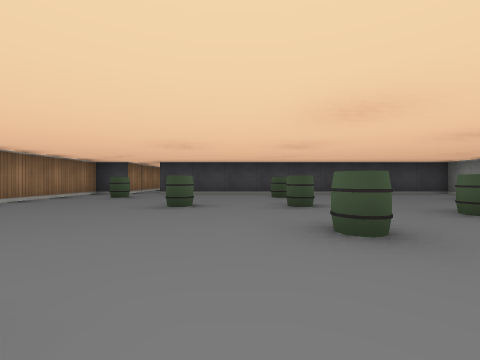
[1] (above)

19 first-person views from a walk through a cub3D ray-caster map. The camera is about half as high as the walls, looks level and sees 90° across. The floor is counted in squares. Each view is taken from the middle of a square. On the plan, view 1 faces up. The plan holds only what a view shows up to about 9 squares ahead; the rest is blank.

[2]
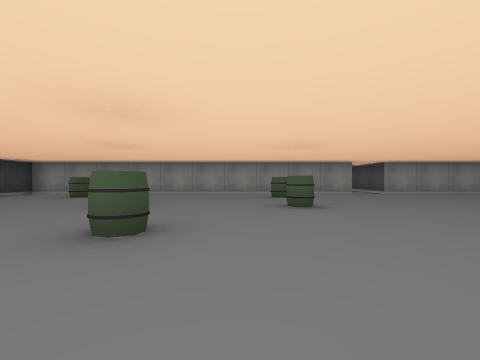

[3]
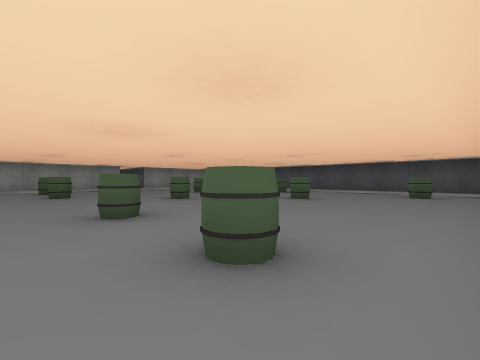

[4]
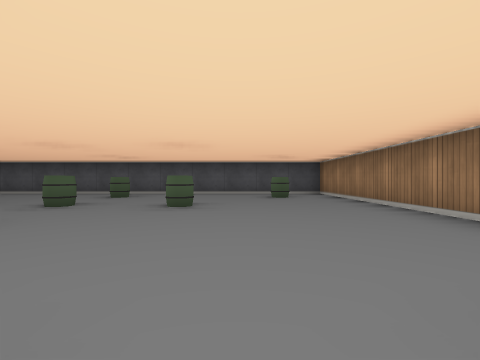

[5]
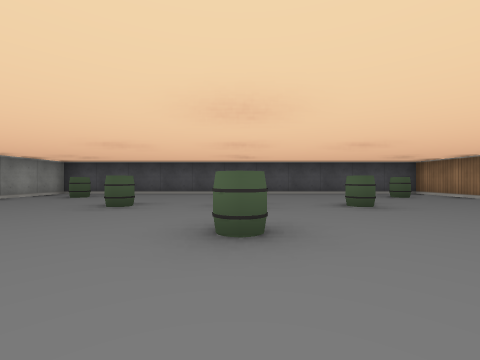

[6]
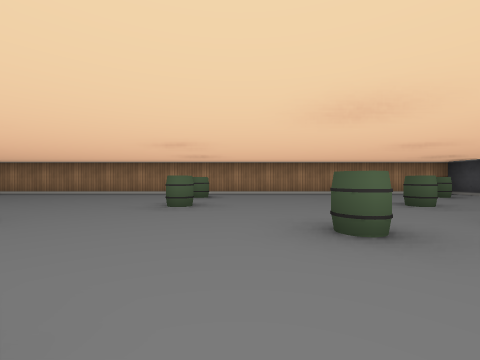

[7]
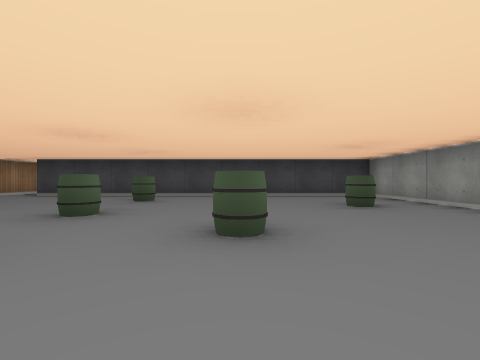

[8]
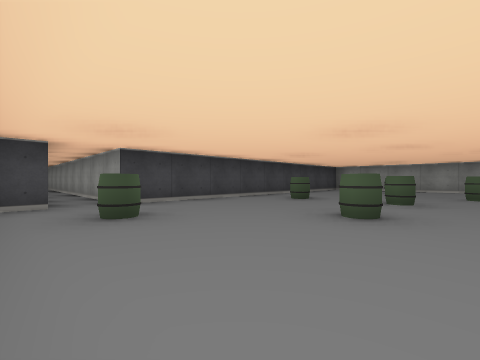

[9]
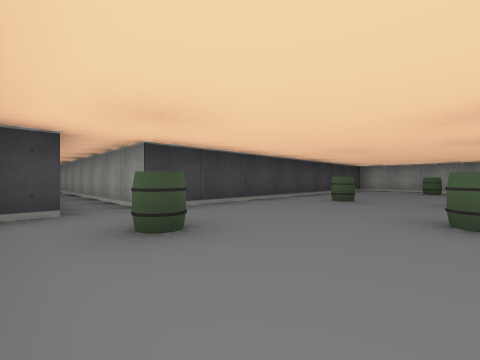

[10]
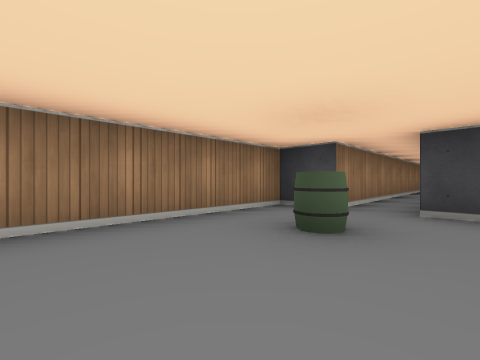

[11]
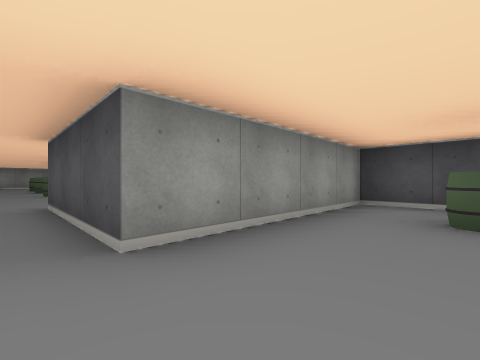

[12]
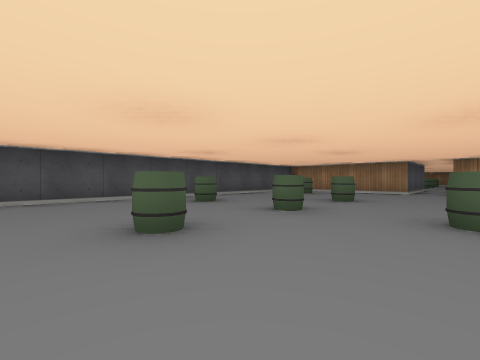

[13]
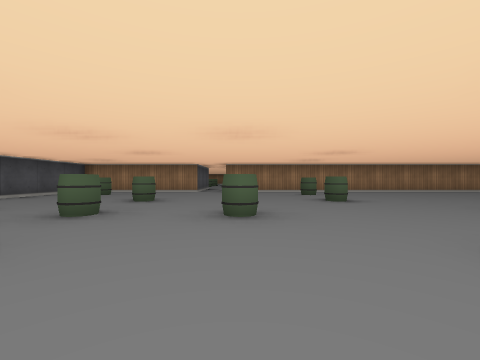

[14]
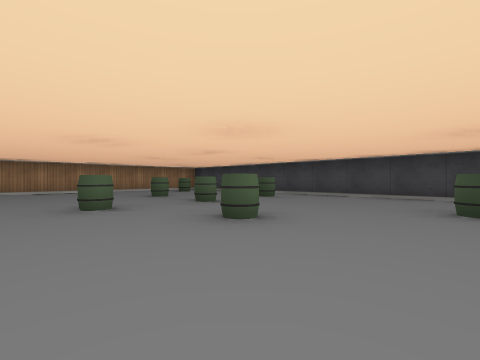

[15]
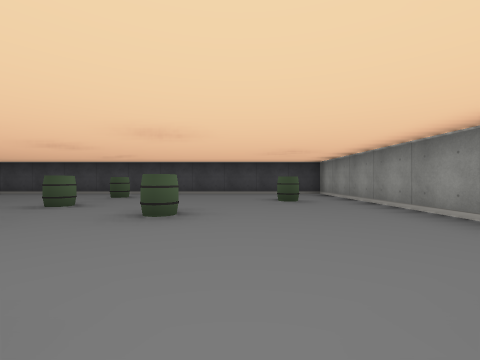

[16]
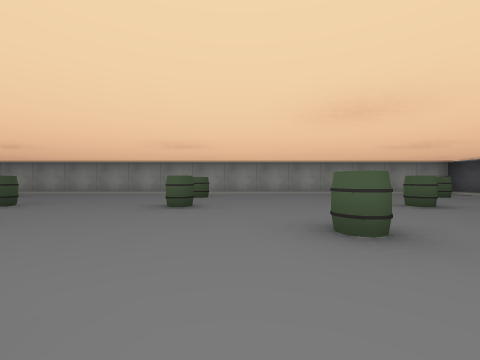

[17]
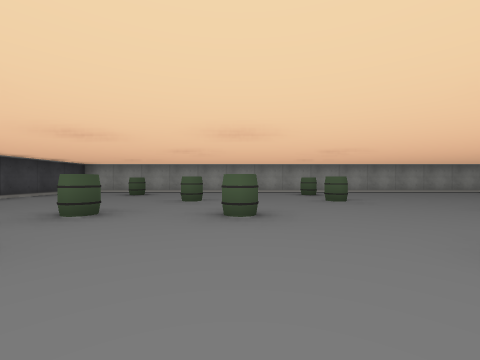

[18]
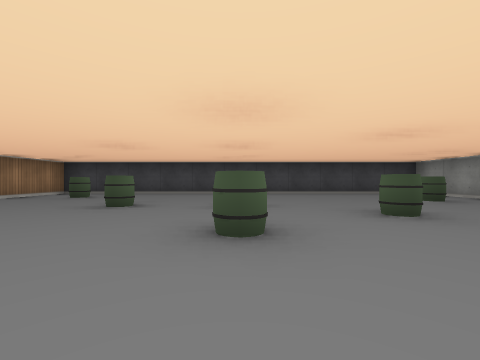

[19]
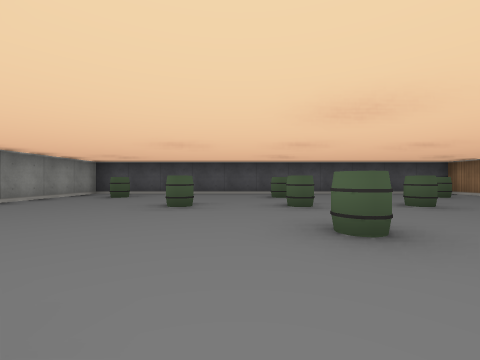

### Floor plan
Points are (right, up) in squares from view 1. A wall is a line through its corners. A room is listed if a view was taken in it or the views show most of it. See-through windows are left out.
Room 1 (views 1, 2, 3, 4, 5, 6, 7, 8, 9, 10, 11)
walls: (6.5, -2.5) (6.5, 7.5) (-2.5, 7.5) (-2.5, 14.5); (-3.5, 14.4) (-3.5, 7.5) (-4.5, 7.5) (-4.5, -7.5) (6.5, -7.5) (6.5, -3.5) (9.5, -3.5)
ways out: opening at (9, -3) to room 2
objects: barrel (-3, -6); barrel (-3, 0); barrel (-3, 6); barrel (-1, -4); barrel (-1, 0); barrel (-1, 4); barrel (1, -6); barrel (1, -4); barrel (1, -2); barrel (1, 2); barrel (1, 4); barrel (1, 6); barrel (3, -4); barrel (3, 0); barrel (3, 3); barrel (5, -6); barrel (5, 0); barrel (5, 5)
Room 2 (views 12, 13, 14, 15, 16, 17, 18, 19)
walls: (9.5, -3.5) (9.5, -7.5) (20.5, -7.5) (20.5, 7.5) (9.5, 7.5) (9.5, -2.5)
ways out: opening at (9, -3) to room 1
objects: barrel (11, -6); barrel (11, 0); barrel (11, 6); barrel (13, -4); barrel (13, 0); barrel (13, 4); barrel (15, -6); barrel (15, -4); barrel (15, -2); barrel (15, 2); barrel (15, 4); barrel (15, 6); barrel (17, -4); barrel (17, 0); barrel (17, 3); barrel (19, -6); barrel (19, 0); barrel (19, 5)

Positions as (right, up) in squares from view 1, and headings:
1: (0, 0), facing up
2: (-1, 1), facing right
3: (-4, 1), facing down-right
4: (-2, 0), facing down
5: (1, 0), facing down
6: (3, 1), facing left
7: (3, 1), facing up
8: (-4, 3), facing up-right
9: (-4, 4), facing up-right
10: (-2, 4), facing up-left
11: (5, -3), facing down-right
12: (18, -2), facing down-left
13: (18, -2), facing left
14: (19, 1), facing up-left
15: (18, 0), facing up
16: (13, -1), facing right
17: (12, 2), facing right
18: (15, 0), facing up
19: (16, 0), facing down
